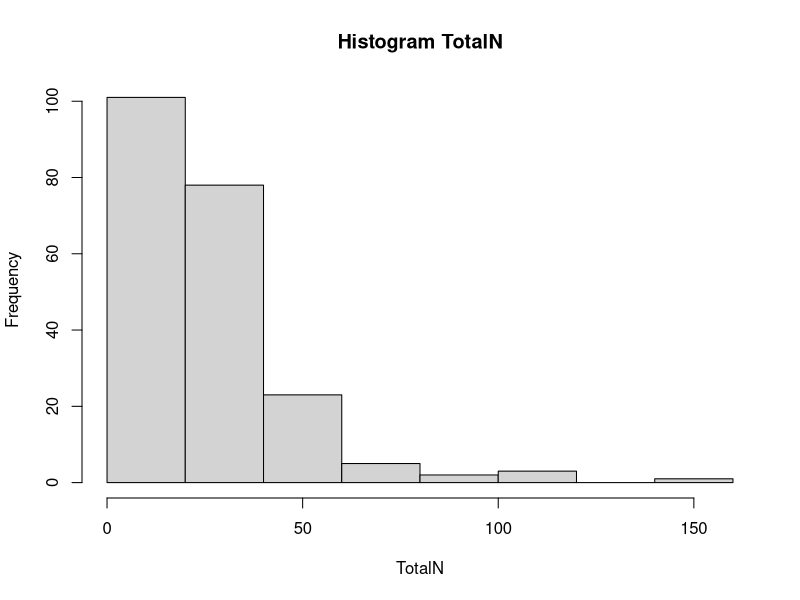
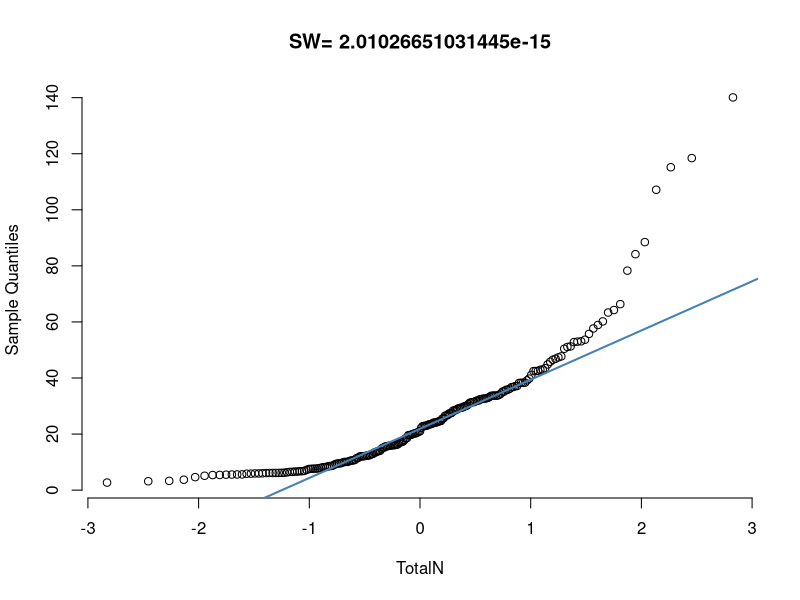
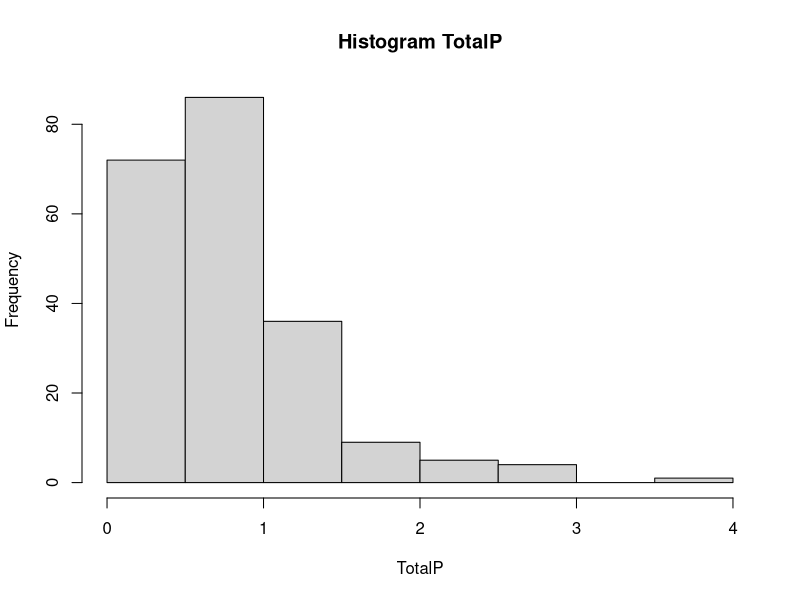
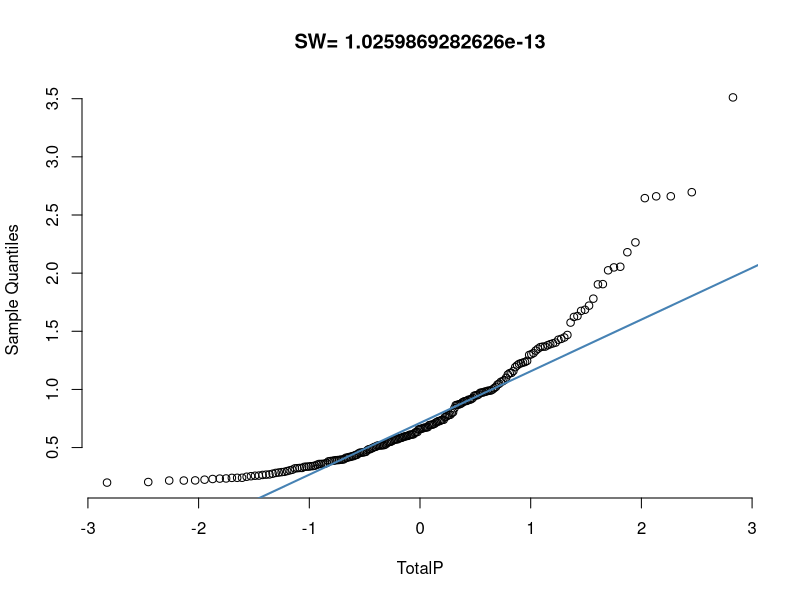
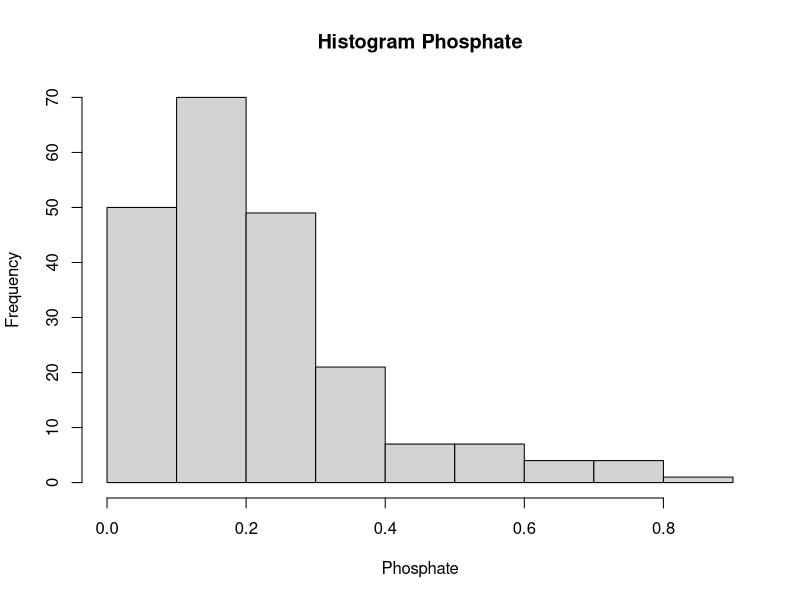
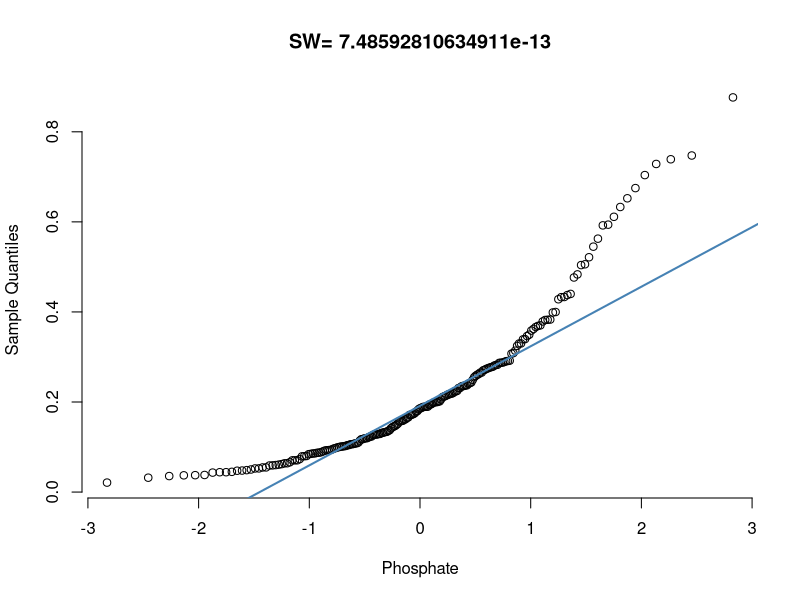
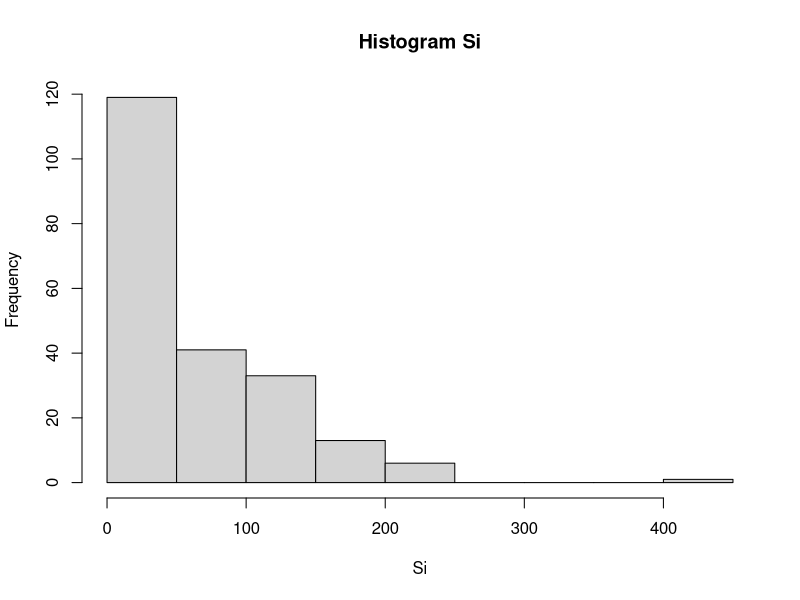
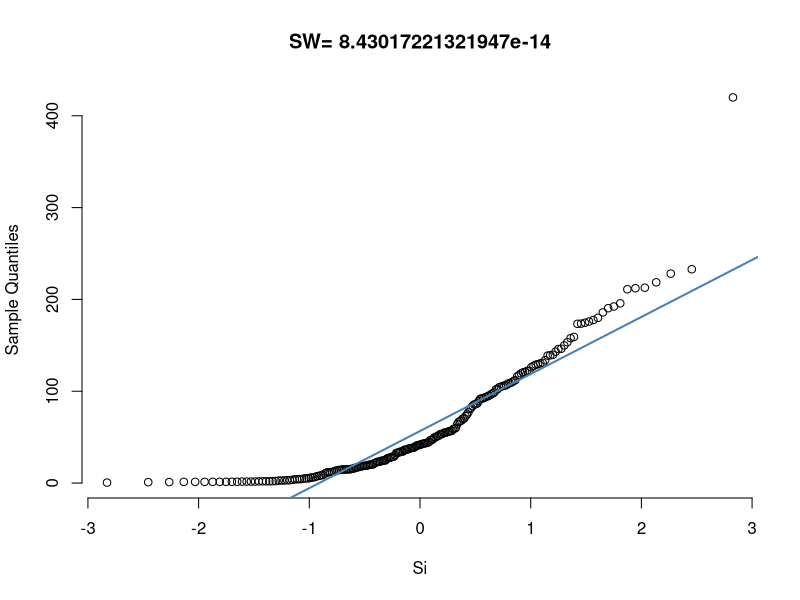

Here is the R script that generated these plots, in order: (Note: this script raises an error after producing the figures.)
## ---- chunk 1
knitr::opts_chunk$set(echo = TRUE)
## ---- chunk 2
rm(list=ls()) # clear workspace
data = read.csv("AlaWai_DiscreteBottle.csv") # first drag/drop in repo on github website
#data = subset(data, !is.na(data$vvhA)) # keep only rows with observations for vvhA
data$vvhA = as.numeric(data$vvhA) # change the class type to numeric
## ---- chunk 3
# Histograms of all numerical data
for (i in 16:ncol(data)){ # for each column, make two plots
  hist(data[,i], xlab=colnames(data)[i], main = paste("Histogram", colnames(data)[i])) 
  qqnorm(data[,i], xlab=colnames(data)[i], main = paste("SW=", shapiro.test(data[,i])$p.value), pch = 1, frame = FALSE) # qq-plot with SW p-value
  qqline(data[,i], col = "steelblue", lwd = 2) # perfectly normal line
}
## ---- chunk 4
# Histograms of all numerical data
for (i in 16:ncol(data)){ # for each column, make two plots
  hist(log10(data[,i]+1), xlab=colnames(data)[i], main = paste("Log10 +1 Histogram", colnames(data)[i])) 
  qqnorm(log10(data[,i]+1), xlab=colnames(data)[i], main = paste("SW=", shapiro.test(log10(data[,i]+1))$p.value), pch = 1, frame = FALSE) # qq-plot with SW p-value
  qqline(log10(data[,i]+1), col = "steelblue", lwd = 2) # perfectly normal line
}
## ---- chunk 5
# Histograms of all numerical data
for (i in 16:ncol(data)){ # for each column, make two plots
  hist(data[,i]^(1/3), xlab=colnames(data)[i], main = paste("Cubrt Histogram", colnames(data)[i])) 
  qqnorm(data[,i]^(1/3), xlab=colnames(data)[i], main = paste("SW=", shapiro.test(data[,i]^(1/3))$p.value), pch = 1, frame = FALSE) # qq-plot with SW p-value
  qqline(data[,i]^(1/3), col = "steelblue", lwd = 2) # perfectly normal line
}
## ---- chunk 6
# Define a set of transformations to test
n = data$vvhA # nothing
log = log10(data$vvhA + 1) # add 1 otherwise undefined
ln = log(data$vvhA + 1)
sqrt = sqrt(data$vvhA) # reduce powers since right skewed
cbrt = (data$vvhA)^(1/3)
fort = (data$vvhA)^(1/4)
ffrt = (data$vvhA)^(1/5)
sxrt = (data$vvhA)^(1/6)
  
# Combine the output in a data frame
tran = data.frame(n, log, ln, sqrt, cbrt, fort, ffrt, sxrt)

# Visually inspect each transformation with a histogram and quantile-quantile plot
# Plot Shapiro-Wilk test result in qq-plot title

par(mfrow=c(4,ncol(tran)/2)) # combine the following plots into one grid
for (i in 1:ncol(tran)){ # for each column, make two plots
  hist(tran[,i], xlab=colnames(tran)[i], main = paste("Histogram", colnames(tran)[i], "(vvhA)")) # histogram
  qqnorm(tran[,i], xlab=colnames(tran)[i], main = paste("SW=", shapiro.test(tran[,i])$p.value), pch = 1, frame = FALSE) # qq-plot with SW p-value
  qqline(tran[,i], col = "steelblue", lwd = 2) # perfectly normal line
}

# None of these look great but 1/4 is the closest
# Let's see what the optimum would be to maximize the SW p-value

shapiro.pvalue <- function(a, x){ # define the function to be optimized
  shapiro.test(x^a)$p.value 
}
optimize(shapiro.pvalue, lower=0.01, upper=1, x=data$vvhA, maximum=TRUE) 

# In conclusion, the optimal power function would be 0.2280655 which gives a SW p-value of 0.004184215 so technically we're still not in the clear.

# Sticking with fourth root, which values are outliers
data$tran.vvhA = data$vvhA^(1/4)
outlier <- data[ which(data$tran.vvhA > (mean(data$tran.vvhA, na.rm = TRUE) + (2*sd(data$tran.vvhA, na.rm = TRUE)))),]
trim.data = data[ which(data$tran.vvhA < (mean(data$tran.vvhA, na.rm = TRUE) + (2*sd(data$tran.vvhA, na.rm = TRUE)))),]
#hist(trim.data$vvhA^(1/4))
#shapiro.test(trim.data$vvhA^(1/4))

# No outliers based on 3 SD. Already removed probable instrument error by 500 copy/ml cutoff.

## ---- chunk 7
# Define a set of transformations to test
n = data$RAWvvhA # nothing
log = log10(data$RAWvvhA + 1) # add 1 otherwise undefined
ln = log(data$RAWvvhA + 1)
sqrt = sqrt(data$RAWvvhA) # reduce powers since right skewed
cbrt = (data$RAWvvhA)^(1/3)
fort = (data$RAWvvhA)^(1/4)
ffrt = (data$RAWvvhA)^(1/5)
sxrt = (data$RAWvvhA)^(1/6)
  
# Combine the output in a data frame
tran = data.frame(n, log, ln, sqrt, cbrt, fort, ffrt, sxrt)

# Visually inspect each transformation with a histogram and quantile-quantile plot
# Plot Shapiro-Wilk test result in qq-plot title

par(mfrow=c(4,ncol(tran)/2)) # combine the following plots into one grid
for (i in 1:ncol(tran)){ # for each column, make two plots
  hist(tran[,i], xlab=colnames(tran)[i], main = paste("Histogram", colnames(tran)[i], "(RAWvvhA)")) # histogram
  qqnorm(tran[,i], xlab=colnames(tran)[i], main = paste("SW=", shapiro.test(tran[,i])$p.value), pch = 1, frame = FALSE) # qq-plot with SW p-value
  qqline(tran[,i], col = "steelblue", lwd = 2) # perfectly normal line
}

# None of these look great but 1/4 is the closest
# Let's see what the optimum would be to maximize the SW p-value

shapiro.pvalue <- function(a, x){ # define the function to be optimized
  shapiro.test(x^a)$p.value 
}
optimize(shapiro.pvalue, lower=0.01, upper=1, x=data$RAWvvhA, maximum=TRUE) 

# Sticking with fourth root, which values are outliers
data$tran.RAWvvhA = data$RAWvvhA^(1/6)
outlier <- data[ which(data$tran.RAWvvhA > (mean(data$tran.RAWvvhA, na.rm = TRUE) + (2*sd(data$tran.RAWvvhA, na.rm = TRUE)))),]

## ---- chunk 8
# IHS is used by economists when there is a jump to people with zero income
# https://stats.stackexchange.com/questions/78929/how-can-i-estimate-theta-for-the-inverse-hyperbolic-sine-transformation
# https://stats.stackexchange.com/questions/78929/how-can-i-estimate-theta-for-the-inverse-hyperbolic-sine-transformation

ihs <- function(x, theta) { # define the ISH function
  #log(theta*x + sqrt((theta^2)*(x^2) + 1))/theta # this should be equivalent to the following
  (1/theta)*asinh(theta*x)
}

shapiro.pvalue <- function(theta, x){ # define the function to be optimized
  x <- ihs(x, theta)
  shapiro.test(x)$p.value # can separate
}

optimize(shapiro.pvalue, lower=0.001, upper=50, x=data$vvhA, maximum=TRUE) 

# In conclusion, the optimal theta value would be 2.435218 which gives a SW p-value of 1.269239e-05 so this is worse than power transform.

## ---- chunk 9
# The Box Cox transformation works on the residuals of a linear model. It can improve normality and homoscedasticity (equal variance among different groups).
# https://www.r-bloggers.com/how-to-detect-heteroscedasticity-and-rectify-it/
# https://rpubs.com/bskc/288328

distBCMod <- caret::BoxCoxTrans(cars$dist)
print(distBCMod)
cars <- cbind(cars, dist_new=predict(distBCMod, cars$dist)) # append the transformed variable to cars

## ---- chunk 10
# Define a set of transformations to test
n = data$Salinity # nothing
log = log10(100 - data$Salinity) # add 1 otherwise undefined
ln = log(100 - data$Salinity)
sq = data$Salinity^2 # reduce powers since right skewed
cb = data$Salinity^3
fo = data$Salinity^4
ff = data$Salinity^5
scale_fo = (data$Salinity^4)/10000
  
# Combine the output in a data frame
tran = data.frame(n, log, ln, sq, cb, fo, scale_fo, ff)

# Visually inspect each transformation with a histogram and quantile-quantile plot
# Plot Shapiro-Wilk test result in qq-plot title

par(mfrow=c(4,ncol(tran)/2)) # combine the following plots into one grid
for (i in 1:ncol(tran)){ # for each column, make two plots
  hist(tran[,i], xlab=colnames(tran)[i], main = paste("Histogram", colnames(tran)[i], "(Salinity)")) # histogram
  qqnorm(tran[,i], xlab=colnames(tran)[i], main = paste("SW=", shapiro.test(tran[,i])$p.value), pch = 1, frame = FALSE) # qq-plot with SW p-value
  qqline(tran[,i], col = "steelblue", lwd = 2) # perfectly normal line
}

